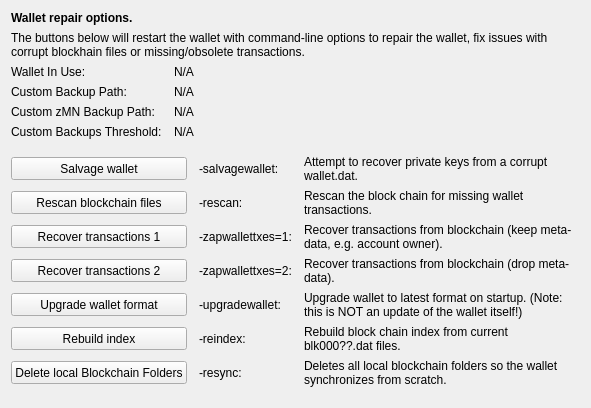
     <widget class="QWidget" name="tab_repair">
      <attribute name="title">
       <string>&amp;Wallet Repair</string>
      </attribute>
      <layout class="QGridLayout" name="gridLayout_4" columnstretch="0,0,0,0">
       <property name="horizontalSpacing">
        <number>12</number>
       </property>
       <item row="0" column="0" colspan="4">
        <widget class="QLabel" name="label_repair_header">
         <property name="font">
          <font>
           <weight>75</weight>
           <bold>true</bold>
          </font>
         </property>
         <property name="text">
          <string>Wallet repair options.</string>
         </property>
        </widget>
       </item>
       <item row="1" column="0" colspan="4">
        <widget class="QLabel" name="label_repair_helptext">
         <property name="font">
          <font>
           <weight>50</weight>
           <bold>false</bold>
          </font>
         </property>
         <property name="text">
          <string>The buttons below will restart the wallet with command-line options to repair the wallet, fix issues with corrupt blockhain files or missing/obsolete transactions.</string>
         </property>
         <property name="wordWrap">
          <bool>true</bool>
         </property>
        </widget>
       </item>
       <item row="2" column="0">
        <widget class="QLabel" name="wallet_path_label">
         <property name="text">
          <string>Wallet In Use:</string>
         </property>
        </widget>
       </item>
       <item row="2" column="1" colspan="3">
        <widget class="QLabel" name="wallet_path">
         <property name="cursor">
          <cursorShape>IBeamCursor</cursorShape>
         </property>
         <property name="text">
          <string>N/A</string>
         </property>
         <property name="textFormat">
          <enum>Qt::PlainText</enum>
         </property>
         <property name="textInteractionFlags">
          <set>Qt::LinksAccessibleByMouse|Qt::TextSelectableByKeyboard|Qt::TextSelectableByMouse</set>
         </property>
        </widget>
       </item>
       <item row="3" column="0">
        <widget class="QLabel" name="wallet_custombackuppath_label">
         <property name="text">
          <string>Custom Backup Path:</string>
         </property>
         <property name="visible">
          <bool>false</bool>
         </property>
        </widget>
       </item>
       <item row="3" column="1" colspan="3">
        <widget class="QLabel" name="wallet_custombackuppath">
         <property name="cursor">
          <cursorShape>IBeamCursor</cursorShape>
         </property>
         <property name="text">
          <string>N/A</string>
         </property>
         <property name="textFormat">
          <enum>Qt::PlainText</enum>
         </property>
         <property name="textInteractionFlags">
          <set>Qt::LinksAccessibleByMouse|Qt::TextSelectableByKeyboard|Qt::TextSelectableByMouse</set>
         </property>
         <property name="visible">
          <bool>false</bool>
         </property>
        </widget>
       </item>
       <item row="4" column="0">
        <widget class="QLabel" name="wallet_customzmnbackuppath_label">
         <property name="text">
          <string>Custom zMN Backup Path:</string>
         </property>
         <property name="visible">
          <bool>false</bool>
         </property>
        </widget>
       </item>
       <item row="4" column="1" colspan="3">
        <widget class="QLabel" name="wallet_customzmnbackuppath">
         <property name="cursor">
          <cursorShape>IBeamCursor</cursorShape>
         </property>
         <property name="text">
          <string>N/A</string>
         </property>
         <property name="textFormat">
          <enum>Qt::PlainText</enum>
         </property>
         <property name="textInteractionFlags">
          <set>Qt::LinksAccessibleByMouse|Qt::TextSelectableByKeyboard|Qt::TextSelectableByMouse</set>
         </property>
         <property name="visible">
          <bool>false</bool>
         </property>
        </widget>
       </item>
       <item row="5" column="0">
        <widget class="QLabel" name="wallet_custombackupthreshold_label">
         <property name="text">
          <string>Custom Backups Threshold:</string>
         </property>
         <property name="visible">
          <bool>false</bool>
         </property>
        </widget>
       </item>
       <item row="5" column="1" colspan="3">
        <widget class="QLabel" name="wallet_custombackupthreshold">
         <property name="cursor">
          <cursorShape>IBeamCursor</cursorShape>
         </property>
         <property name="text">
          <string>N/A</string>
         </property>
         <property name="textFormat">
          <enum>Qt::PlainText</enum>
         </property>
         <property name="textInteractionFlags">
          <set>Qt::LinksAccessibleByMouse|Qt::TextSelectableByKeyboard|Qt::TextSelectableByMouse</set>
         </property>
         <property name="visible">
          <bool>false</bool>
         </property>
        </widget>
       </item>
       <item row="6" column="0">
        <spacer name="verticalSpacer_repair1">
         <property name="orientation">
          <enum>Qt::Vertical</enum>
         </property>
         <property name="sizeHint" stdset="0">
          <size>
           <width>10</width>
           <height>10</height>
          </size>
         </property>
        </spacer>
       </item>
       <item row="7" column="0" colspan="2">
        <widget class="QPushButton" name="btn_salvagewallet">
         <property name="minimumSize">
          <size>
           <width>100</width>
           <height>23</height>
          </size>
         </property>
         <property name="text">
          <string>Salvage wallet</string>
         </property>
        </widget>
       </item>
       <item row="7" column="2">
        <widget class="QLabel" name="label_repair_salvage_command">
         <property name="text">
          <string notr="true">-salvagewallet:</string>
         </property>
        </widget>
       </item>
       <item row="7" column="3">
        <widget class="QLabel" name="label_repair_salvage">
         <property name="text">
          <string>Attempt to recover private keys from a corrupt wallet.dat.</string>
         </property>
         <property name="wordWrap">
          <bool>true</bool>
         </property>
        </widget>
       </item>
       <item row="8" column="0" colspan="2">
        <widget class="QPushButton" name="btn_rescan">
         <property name="minimumSize">
          <size>
           <width>100</width>
           <height>23</height>
          </size>
         </property>
         <property name="text">
          <string>Rescan blockchain files</string>
         </property>
        </widget>
       </item>
       <item row="8" column="2">
        <widget class="QLabel" name="label_repair_rescan_command">
         <property name="text">
          <string notr="true">-rescan:</string>
         </property>
        </widget>
       </item>
       <item row="8" column="3">
        <widget class="QLabel" name="label_repair_rescan">
         <property name="text">
          <string>Rescan the block chain for missing wallet transactions.</string>
         </property>
         <property name="wordWrap">
          <bool>true</bool>
         </property>
        </widget>
       </item>
       <item row="9" column="0" colspan="2">
        <widget class="QPushButton" name="btn_zapwallettxes1">
         <property name="minimumSize">
          <size>
           <width>100</width>
           <height>23</height>
          </size>
         </property>
         <property name="text">
          <string>Recover transactions 1</string>
         </property>
        </widget>
       </item>
       <item row="9" column="2">
        <widget class="QLabel" name="label_repair_zap1_command">
         <property name="text">
          <string notr="true">-zapwallettxes=1:</string>
         </property>
        </widget>
       </item>
       <item row="9" column="3">
        <widget class="QLabel" name="label_repair_zap1">
         <property name="text">
          <string>Recover transactions from blockchain (keep meta-data, e.g. account owner).</string>
         </property>
         <property name="wordWrap">
          <bool>true</bool>
         </property>
        </widget>
       </item>
       <item row="10" column="0" colspan="2">
        <widget class="QPushButton" name="btn_zapwallettxes2">
         <property name="minimumSize">
          <size>
           <width>100</width>
           <height>23</height>
          </size>
         </property>
         <property name="text">
          <string>Recover transactions 2</string>
         </property>
        </widget>
       </item>
       <item row="10" column="2">
        <widget class="QLabel" name="label_repair_zap2_command">
         <property name="text">
          <string notr="true">-zapwallettxes=2:</string>
         </property>
        </widget>
       </item>
       <item row="10" column="3">
        <widget class="QLabel" name="label_repair_zap2">
         <property name="text">
          <string>Recover transactions from blockchain (drop meta-data).</string>
         </property>
         <property name="wordWrap">
          <bool>true</bool>
         </property>
        </widget>
       </item>
       <item row="11" column="0" colspan="2">
        <widget class="QPushButton" name="btn_upgradewallet">
         <property name="minimumSize">
          <size>
           <width>100</width>
           <height>23</height>
          </size>
         </property>
         <property name="text">
          <string>Upgrade wallet format</string>
         </property>
        </widget>
       </item>
       <item row="11" column="2">
        <widget class="QLabel" name="label_repair_upgrade_command">
         <property name="text">
          <string notr="true">-upgradewallet:</string>
         </property>
        </widget>
       </item>
       <item row="11" column="3">
        <widget class="QLabel" name="label_repair_upgrade">
         <property name="text">
          <string>Upgrade wallet to latest format on startup. (Note: this is NOT an update of the wallet itself!)</string>
         </property>
         <property name="wordWrap">
          <bool>true</bool>
         </property>
        </widget>
       </item>
       <item row="12" column="0" colspan="2">
        <widget class="QPushButton" name="btn_reindex">
         <property name="minimumSize">
          <size>
           <width>100</width>
           <height>23</height>
          </size>
         </property>
         <property name="text">
          <string>Rebuild index</string>
         </property>
        </widget>
       </item>
       <item row="12" column="2">
        <widget class="QLabel" name="label_repair_reindex_command">
         <property name="text">
          <string notr="true">-reindex:</string>
         </property>
        </widget>
       </item>
       <item row="12" column="3">
        <widget class="QLabel" name="label_repair_reindex">
         <property name="text">
          <string>Rebuild block chain index from current blk000??.dat files.</string>
         </property>
         <property name="wordWrap">
          <bool>true</bool>
         </property>
        </widget>
       </item>
       <item row="13" column="0" colspan="2">
        <widget class="QPushButton" name="btn_resync">
         <property name="minimumSize">
          <size>
           <width>100</width>
           <height>23</height>
          </size>
         </property>
         <property name="text">
          <string>Delete local Blockchain Folders</string>
         </property>
        </widget>
       </item>
       <item row="13" column="2">
        <widget class="QLabel" name="label_repair_resync_command">
         <property name="text">
          <string>-resync:</string>
         </property>
        </widget>
       </item>
       <item row="13" column="3">
        <widget class="QLabel" name="label_repair_resync">
         <property name="text">
          <string>Deletes all local blockchain folders so the wallet synchronizes from scratch.</string>
         </property>
         <property name="wordWrap">
          <bool>true</bool>
         </property>
        </widget>
       </item>
       <item row="14" column="0">
        <spacer name="verticalSpacer_repair2">
         <property name="orientation">
          <enum>Qt::Vertical</enum>
         </property>
         <property name="sizeHint" stdset="0">
          <size>
           <width>20</width>
           <height>10</height>
          </size>
         </property>
        </spacer>
       </item>
      </layout>
     </widget>
